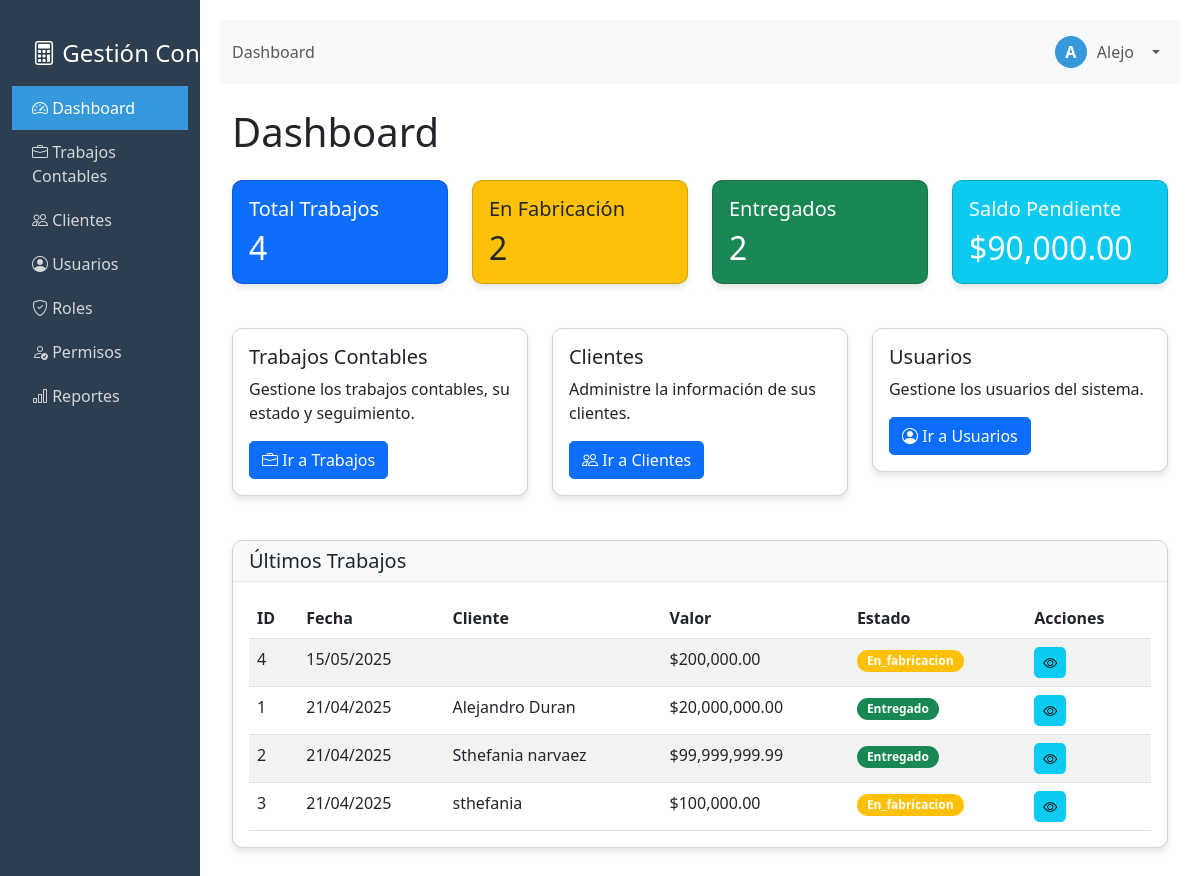
Page /dashboard.php (signed in) on the committed database.
### tables this page shows
CREATE TABLE `trabajos_contables` (
  `id` int(11) NOT NULL,
  `cliente_id` int(11) DEFAULT NULL,
  `fecha_ingreso` date NOT NULL,
  `fecha_inicio` date DEFAULT NULL,
  `nombre_cliente` varchar(100) NOT NULL,
  `descripcion` text NOT NULL,
  `valor_total` decimal(10,2) NOT NULL,
  `abonos_realizados` decimal(10,2) DEFAULT 0.00,
  `saldo_pendiente` decimal(10,2) NOT NULL,
  `requiere_factura` tinyint(1) DEFAULT 0,
  `numero_factura` varchar(50) DEFAULT NULL,
  `estado` enum('recibido','en_fabricacion','entregado') DEFAULT 'recibido',
  `fecha_cambio_estado` timestamp NOT NULL DEFAULT current_timestamp(),
  `fecha_creacion` timestamp NOT NULL DEFAULT current_timestamp(),
  `fecha_actualizacion` timestamp NOT NULL DEFAULT current_timestamp() ON UPDATE current_timestamp()
);

### funciones_auth.php (called while the page is built, shortened)
<?php
require_once 'config/database.php';
function obtener_info_usuario_actual() {
    global $pdo;
    if (isset($_SESSION['usuario_info'])) {
        return $_SESSION['usuario_info'];
    }
    try {
        $stmt = $pdo->prepare("
            SELECT u.*, r.nombre_rol
            FROM usuarios u
            LEFT JOIN roles r ON u.rol_id = r.id
            WHERE u.id = ?
        ");
        $stmt->execute([$_SESSION['usuario_id']]);
        $usuario = $stmt->fetch(PDO::FETCH_ASSOC);
        if ($usuario) {
            return $usuario;
        }
        return null;
    } catch (PDOException $e) {
        error_log("Error al obtener info de usuario: " . $e->getMessage());
        return null;
    }
}
function obtener_permisos_usuario_actual() {
    global $pdo;
    $usuario_info = obtener_info_usuario_actual();
    if (isset($_SESSION['usuario_permisos'])) {
        return $_SESSION['usuario_permisos'];
    }
    try {
        $stmt = $pdo->prepare("
            SELECT p.nombre_permiso
            FROM rol_permisos rp
            JOIN permisos p ON rp.permiso_id = p.id
            WHERE rp.rol_id = ?
        ");
        $stmt->execute([$usuario_info['rol_id']]);
        $permisos_raw = $stmt->fetchAll(PDO::FETCH_ASSOC);
        $permisos = [];
        foreach ($permisos_raw as $permiso) {
            $permisos[] = $permiso['nombre_permiso'];
        }
        return $permisos;
    } catch (PDOException $e) {
        error_log("Error al obtener permisos: " . $e->getMessage());
        return [];
    }
}
function tiene_permiso($permiso_requerido) {
    $permisos_usuario = obtener_permisos_usuario_actual();
    return in_array($permiso_requerido, $permisos_usuario);
}
?>

### dashboard.php (the view, shortened to what this page needs)
<?php
require_once 'config/database.php';
$titulo = 'Dashboard';
$pagina_actual = 'dashboard';
$stmt = $pdo->prepare("
    SELECT
        COUNT(*) as total_trabajos,
        SUM(CASE WHEN estado = 'recibido' THEN 1 ELSE 0 END) as trabajos_recibidos,
        SUM(CASE WHEN estado = 'en_fabricacion' THEN 1 ELSE 0 END) as trabajos_en_fabricacion,
        SUM(CASE WHEN estado = 'entregado' THEN 1 ELSE 0 END) as trabajos_entregados,
        SUM(valor_total) as valor_total_trabajos,
        SUM(saldo_pendiente) as saldo_pendiente_total
    FROM trabajos_contables
");
$stmt->execute();
$estadisticas = $stmt->fetch(PDO::FETCH_ASSOC);
$stmt = $pdo->prepare("
    SELECT * FROM trabajos_contables
    ORDER BY fecha_ingreso DESC
    LIMIT 5
");
$stmt->execute();
$ultimos_trabajos = $stmt->fetchAll(PDO::FETCH_ASSOC);
?>
<div class="container-fluid">
    <h1 class="mb-4">Dashboard</h1>
    <div class="row mb-4">
        <div class="col-md-3">
            <div class="card bg-primary text-white">
                <div class="card-body">
                    <h5 class="card-title">Total Trabajos</h5>
                    <h2 class="card-text"><?php echo $estadisticas['total_trabajos']; ?></h2>
                </div>
            </div>
        </div>
        <div class="col-md-3">
            <div class="card bg-warning text-dark">
                <div class="card-body">
                    <h5 class="card-title">En Fabricación</h5>
                    <h2 class="card-text"><?php echo $estadisticas['trabajos_en_fabricacion']; ?></h2>
                </div>
            </div>
        </div>
        <div class="col-md-3">
            <div class="card bg-success text-white">
                <div class="card-body">
                    <h5 class="card-title">Entregados</h5>
                    <h2 class="card-text"><?php echo $estadisticas['trabajos_entregados']; ?></h2>
                </div>
            </div>
        </div>
        <div class="col-md-3">
            <div class="card bg-info text-white">
                <div class="card-body">
                    <h5 class="card-title">Saldo Pendiente</h5>
                    <h2 class="card-text">$<?php echo number_format($estadisticas['saldo_pendiente_total'], 2); ?></h2>
                </div>
            </div>
        </div>
    </div>
    <div class="row mb-4">
        <div class="col-md-4">
            <div class="card">
                <div class="card-body">
                    <h5 class="card-title">Trabajos Contables</h5>
                    <p class="card-text">Gestione los trabajos contables, su estado y seguimiento.</p>
                    <a href="trabajos.php" class="btn btn-primary">
                        <i class="bi bi-briefcase"></i> Ir a Trabajos
                    </a>
                </div>
            </div>
        </div>
        <div class="col-md-4">
            <div class="card">
                <div class="card-body">
                    <h5 class="card-title">Clientes</h5>
                    <p class="card-text">Administre la información de sus clientes.</p>
                    <a href="clientes.php" class="btn btn-primary">
                        <i class="bi bi-people"></i> Ir a Clientes
                    </a>
                </div>
            </div>
        </div>
        <div class="col-md-4">
            <div class="card">
                <div class="card-body">
                    <h5 class="card-title">Usuarios</h5>
                    <p class="card-text">Gestione los usuarios del sistema.</p>
                    <a href="usuarios.php" class="btn btn-primary">
                        <i class="bi bi-person-circle"></i> Ir a Usuarios
                    </a>
                </div>
            </div>
        </div>
    </div>
    <div class="card">
        <div class="card-header">
            <h5 class="card-title mb-0">Últimos Trabajos</h5>
        </div>
        <div class="card-body">
            <div class="table-responsive">
                <table class="table table-striped">
                    <thead>
                        <tr>
                            <th>ID</th>
                            <th>Fecha</th>
                            <th>Cliente</th>
                            <th>Valor</th>
                            <th>Estado</th>
                            <th>Acciones</th>
                        </tr>
                    </thead>
                    <tbody>
                        <?php foreach ($ultimos_trabajos as $trabajo): ?>
                            <tr>
                                <td><?php echo $trabajo['id']; ?></td>
                                <td><?php echo date('d/m/Y', strtotime($trabajo['fecha_ingreso'])); ?></td>
                                <td><?php echo htmlspecialchars($trabajo['nombre_cliente']); ?></td>
                                <td>$<?php echo number_format($trabajo['valor_total'], 2); ?></td>
                                <td>
                                    <span class="badge bg-<?php
                                        echo $trabajo['estado'] === 'entregado' ? 'success' :
                                            ($trabajo['estado'] === 'en_fabricacion' ? 'warning' : 'info');
                                    ?>">
                                        <?php echo ucfirst($trabajo['estado']); ?>
                                    </span>
                                </td>
                                <td>
                                    <a href="ver_trabajo.php?id=<?php echo $trabajo['id']; ?>"
                                       class="btn btn-sm btn-info" title="Ver">
                                        <i class="bi bi-eye"></i>
                                    </a>
                                </td>
                            </tr>
                        <?php endforeach; ?>
                    </tbody>
                </table>
            </div>
        </div>
    </div>
</div>
<?php
$contenido = ob_get_clean();
require_once 'layout.php';
?>

### layout.php (shortened to what this page needs)
<?php
require_once 'config/database.php';
require_once 'funciones_auth.php';
?>
<!DOCTYPE html>
<html lang="es">
<head>
    <link href="https://cdn.jsdelivr.net/npm/bootstrap@5.3.0/dist/css/bootstrap.min.css" rel="stylesheet">
    <link href="https://cdn.jsdelivr.net/npm/bootstrap-icons@1.7.2/font/bootstrap-icons.css" rel="stylesheet">
</head>
<body>
    <div class="container-fluid">
        <div class="row">
            <div class="col-md-3 col-lg-2 sidebar">
                <div class="navbar-brand">
                    <i class="bi bi-calculator"></i> Gestión Contable
                </div>
                <ul class="nav flex-column">
                    <?php if (isset($_SESSION['usuario_id']) && function_exists('tiene_permiso') && tiene_permiso('ver_dashboard')): ?>
                    <li class="nav-item">
                        <a class="nav-link <?php echo ($pagina_actual ?? '') === 'dashboard' ? 'active' : ''; ?>" href="dashboard.php">
                            <i class="bi bi-speedometer2"></i> Dashboard
                        </a>
                    </li>
                    <?php endif; ?>
                    <?php if (isset($_SESSION['usuario_id']) && function_exists('tiene_permiso') && tiene_permiso('gestionar_trabajos')): ?>
                    <li class="nav-item">
                        <a class="nav-link <?php echo ($pagina_actual ?? '') === 'trabajos' ? 'active' : ''; ?>" href="trabajos.php">
                            <i class="bi bi-briefcase"></i> Trabajos Contables
                        </a>
                    </li>
                    <?php endif; ?>
                    <?php if (isset($_SESSION['usuario_id']) && function_exists('tiene_permiso') && tiene_permiso('gestionar_clientes')): ?>
                    <li class="nav-item">
                        <a class="nav-link <?php echo ($pagina_actual ?? '') === 'clientes' ? 'active' : ''; ?>" href="clientes.php">
                            <i class="bi bi-people"></i> Clientes
                        </a>
                    </li>
                    <?php endif; ?>
                    <?php if (isset($_SESSION['usuario_id']) && function_exists('tiene_permiso') && tiene_permiso('gestionar_usuarios')): ?>
                    <li class="nav-item">
                        <a class="nav-link <?php echo ($pagina_actual ?? '') === 'usuarios' ? 'active' : ''; ?>" href="usuarios.php">
                            <i class="bi bi-person-circle"></i> Usuarios
                        </a>
                    </li>
                    <?php endif; ?>
                    <?php if (isset($_SESSION['usuario_id']) && function_exists('tiene_permiso') && tiene_permiso('gestionar_roles_permisos')): ?>
                    <li class="nav-item">
                        <a class="nav-link <?php echo ($pagina_actual ?? '') === 'roles' ? 'active' : ''; ?>" href="roles.php">
                            <i class="bi bi-shield-check"></i> Roles
                        </a>
                    </li>
                    <li class="nav-item">
                        <a class="nav-link <?php echo ($pagina_actual ?? '') === 'permisos' ? 'active' : ''; ?>" href="permisos.php">
                            <i class="bi bi-person-check"></i> Permisos
                        </a>
                    </li>
                    <?php endif; ?>
                    <?php if (isset($_SESSION['usuario_id']) && function_exists('tiene_permiso') && tiene_permiso('ver_reportes')): ?>
                    <li class="nav-item">
                        <a class="nav-link <?php echo ($pagina_actual ?? '') === 'reportes' ? 'active' : ''; ?>" href="reportes.php">
                            <i class="bi bi-bar-chart"></i> Reportes
                        </a>
                    </li>
                    <?php endif; ?>
                </ul>
            </div>
            <div class="col-md-9 col-lg-10 main-content">
                <nav class="navbar navbar-expand-lg navbar-light bg-light mb-4">
                    <div class="container-fluid">
                        <span class="navbar-text">
                            <?php echo $titulo ?? 'Sistema de Gestión Contable'; ?>
                        </span>
                        <ul class="navbar-nav ms-auto">
                            <li class="nav-item dropdown">
                                <a class="nav-link dropdown-toggle" href="#" id="navbarDropdown" role="button" data-bs-toggle="dropdown" aria-expanded="false">
                                    <div class="user-info">
                                        <div class="user-avatar">
                                            <?php
                                                $nombre_usuario = isset($_SESSION['nombre']) ? $_SESSION['nombre'] : 'Usuario';
                                                echo strtoupper(substr($nombre_usuario, 0, 1));
                                            ?>
                                        </div>
                                        <span class="d-none d-md-inline"><?php echo $nombre_usuario; ?></span>
                                    </div>
                                </a>
                            </li>
                        </ul>
                    </div>
                </nav>
                <div class="content">
                    <?php echo $contenido ?? ''; ?>
                </div>
            </div>
        </div>
    </div>
</body>
</html>

### layout.php (style rules this page uses)
.sidebar { background: #2c3e50; min-height: 100vh; color: white; padding-top: 20px; }
.sidebar .nav-link { color: rgba(255,255,255,0.8); padding: 10px 20px; }
.sidebar .nav-link.active { color: white; background-color: #3498db; }
.main-content { padding: 20px; }
.navbar-brand { color: white !important; font-size: 1.5rem; padding: 15px 20px; }
.card { border-radius: 10px; box-shadow: 0 4px 6px rgba(0, 0, 0, 0.1); margin-bottom: 20px; }
.card-header { background-color: #f8f9fa; border-bottom: 1px solid #e9ecef; border-radius: 10px 10px 0 0 !important; }
.btn { border-radius: 5px; }
.table { margin-bottom: 0; }
.badge { padding: 5px 10px; border-radius: 15px; }
.user-info { display: flex; align-items: center; gap: 10px; }
.user-avatar { width: 32px; height: 32px; border-radius: 50%; background-color: #3498db; color: white; display: flex; align-items: center; justify-content: center; margin-right: 0; font-weight: bold; }
.nav-item.dropdown { display: flex; align-items: center; }
.dropdown-toggle { display: flex; align-items: center; gap: 10px; padding: 8px 15px; border-radius: 20px; transition: background-color 0.3s; }
.dropdown-toggle::after { margin-left: 8px; }

### rows in the picture
trabajos_contables: id "4", fecha_ingreso "15/05/2025", valor_total "200,000.00", estado "En_fabricacion"
trabajos_contables: id "1", fecha_ingreso "21/04/2025", nombre_cliente "Alejandro Duran", valor_total "20,000,000.00", estado "Entregado"
trabajos_contables: id "2", fecha_ingreso "21/04/2025", nombre_cliente "Sthefania narvaez", valor_total "99,999,999.99", estado "Entregado"
trabajos_contables: id "3", fecha_ingreso "21/04/2025", nombre_cliente "sthefania", valor_total "100,000.00", estado "En_fabricacion"

### other values in the picture
$titulo "Dashboard"
substr($nombre_usuario, 0, 1) "A"
$nombre_usuario "Alejo"
$estadisticas['total_trabajos'] "4"
$estadisticas['trabajos_en_fabricacion'] "2"
$estadisticas['trabajos_entregados'] "2"
$estadisticas['saldo_pendiente_total'] "90,000.00"
